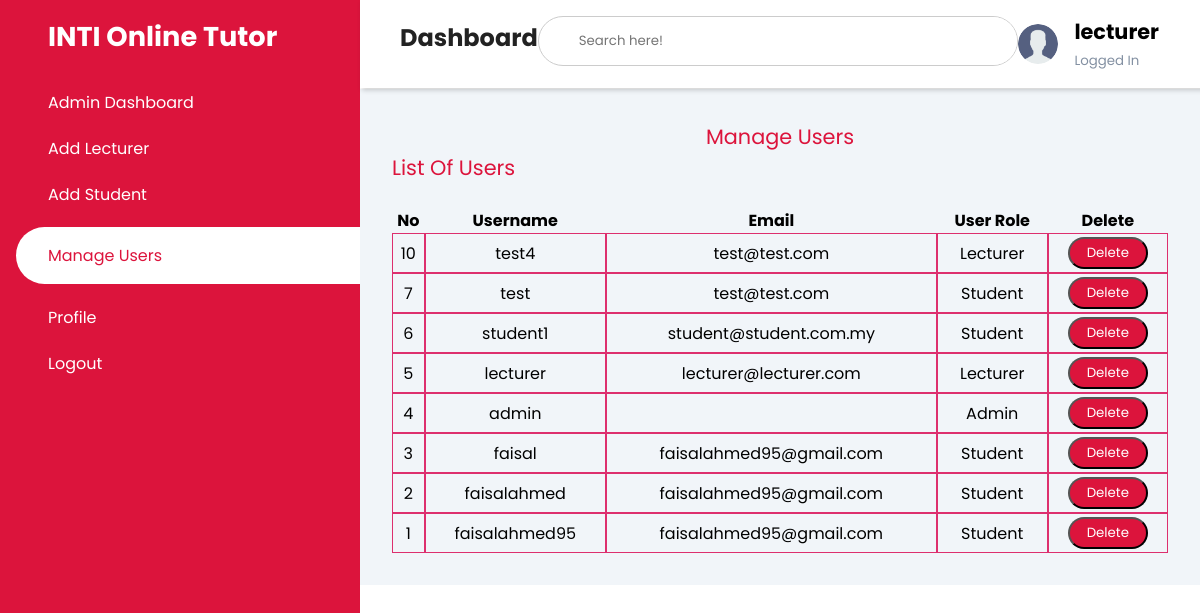
Screenshot of /manage_users/ (signed in) with the database file from the repository.
### pages/models.py (models this page shows)
class User(AbstractUser):
    is_student = models.BooleanField(default=False)
    is_lecturer = models.BooleanField(default=False)
    is_admin = models.BooleanField(default=False)

### pages/views.py (the view)
# urls.py: path('manage_users/', ManageUserView.as_view(), name='manage_users'),
class ManageUserView(LoginRequiredMixin, ListView):
    model = User
    template_name = 'dashboard/admin/manage_users.html'
    context_object_name = 'users'
    paginated_by = 10
    def get_queryset(self):
        return User.objects.order_by('-id')

### templates/dashboard/admin/manage_users.html (shortened to what this page needs)
<!DOCTYPE html>
<html lang="en">
<head>
    {% load static %}
    <link rel="stylesheet" href="https://maxst.icons8.com/vue-static/landings/line-awesome/line-awesome/1.3.0/css/line-awesome.min.css">
    <link rel="stylesheet" href="https://maxst.icons8.com/vue-static/landings/line-awesome/font-awesome-line-awesome/css/all.min.css">
    <link rel="stylesheet" href="{% static 'css/style.css' %}">
</head>
<body>
    <div class="sidebar">
        <div class="sidebar-brand">
            <h2>INTI Online Tutor</h2>
        </div>
        <div class="sidebar-menu">
            <ul>
                <li>
                    <a href="{% url 'admin_dashboard' %}"><span class="las la-home"></span>
                    <span>Admin Dashboard</span></a>
                </li>
                <li>
                    <a href="{% url 'admin_add_lecturer' %}"><span class="las la-lightbulb"></span>
                    <span>Add Lecturer</span></a>
                </li>
                <li>
                    <a href="{% url 'admin_add_student' %}"><span class="las la-graduation-cap"></span>
                    <span>Add Student</span></a>
                </li>
                <li>
                    <a href="{% url 'manage_users' %}" class="active"><span class="las la-users"></span>
                    <span>Manage Users</span></a>
                </li>
                <li>
                    <a href=""><span class="las la-fingerprint"></span>
                    <span>Profile</span></a>
                </li>
                <li>
                    <a href="{% url 'logout' %}"><span class="las la-key"></span>
                    <span>Logout</span></a>
                </li>
            </ul>
        </div>
    </div>
    <div class="main-content">
        <header>
            <div class="header-title">
                <h2>
                    <label for="">
                    <span class="las la-bars"></span>
                </label>
                    Dashboard
                </h2>
            </div>
            <div class="search-wrapper">
                <input type="search" placeholder="Search here!" />
            </div>
            <div class="user-wrapper">
                <img src="{% static 'images/user.png' %}" width="40px" height="40px" alt="">
                <div>
                    <h4>{{user.username}}</h4>
                    <small>Logged In</small>
                </div>
            </div>
        </header>
        <main>
            <div class="container-fluid">
            <div class="row">
              <div class="col-12 mb-3">
              <div class="col-12 mb-3">
                  <ol class="breadcrumb">
                      <li class="breadcrumb-item">
                          <center><legend href="#" style="color: var(--main-color); font-size: 1.3rem;">Manage Users</legend></center>
                      </li>
                  </ol>
                  <div class="card-header" style="color: var(--main-color); font-size: 1.3rem;">
                      List Of Users
                  </div><br>
                      <div class="table-responsive">
                          <table class="table table-bordered" id="dataTable" width="100%" cellspacing="0">
                              <thead>
                              <tr>
                                  <th>No</th>
                                  <th>Username</th>
                                  <th>Email</th>
                                  <th>User Role</th>
                                  <th>Delete</th>
                              </tr>
                              </thead>
                              <tbody>
                              {% if users %}
                              {% for user in users %}
                              <tr>
                                  <td>{{ user.id }}</td>
                                  <td>{{ user.username }}</td>
                                  <td>{{ user.email }}</td>
                                  <td>
                                      {% if user.is_student == True %}
                                      <p>Student</p>
                                      {% elif user.is_admin or user.is_superuser == True %}
                                      <p>Admin</p>
                                      {% else %}
                                      <p>Lecturer</p>
                                      {% endif %}
                                  </td>
                                  <td>
                                      <a href="{% url 'delete_user' user.pk %}">
                                          <button type="button" class="btn" style="color: white; background: var(--main-color); height: 2rem; width: 5rem; border-radius: 1rem;"> Delete</button></a></td>
                              </tr>
                              {% endfor %}
                              {% endif %}
                              </tbody>
                          </table>
                      </div>
              </div>
            </div>
          </div>
        </div>
        </main>
    </div>
</body>
</html>

### static/css/style.css (style rules this page uses)
:root { --main-color: #DC143C; --color-dark: #1D2231; --text-grey: #8390A2 }
* { padding: 0; margin: 0; box-sizing: border-box; list-style-type: none; text-decoration: none; font-family: 'Poppins', sans-serif; }
.sidebar { width: 360px; position: fixed; left: 0; top: 0; height: 100%; background: var(--main-color); z-index: 100; }
.sidebar-brand { height: 90px; padding: 1rem 0rem 1rem 2rem; color: #fff; }
.sidebar-brand h2 { font-size: 1.7rem; }
.sidebar-menu li { width: 100%; margin-bottom: 1.3rem; padding-left: 1rem; }
.sidebar-menu a { padding-left: 1rem; display: block; color: #fff; font-size: 1rem; text-decoration: none; }
.sidebar-menu a.active { background: #fff; padding-top: 1rem; padding-bottom: 1rem; color: var(--main-color); border-radius: 30px 0px 0px 30px; }
.sidebar-menu a span:first-child { font-size: 1rem; padding-right: 1rem; }
.main-content { margin-left: 360px; }
header { display: flex; justify-content: space-between; padding: 1rem 1.5rem; box-shadow: 2px 2px 5px rgba(0,0,0,0.2); position: fixed; left: 360px; width: calc(100% - 345px); top: 0; z-index: 100; background-color: white; }
header h2 { color: #222; font-size: 1.5rem; }
header label span { font-size: 1.7rem; padding-right: 1rem; }
.search-wrapper { border: 1px solid #ccc; border-radius: 30px; height: 50px; width: 500px; display: flex; align-items: center; overflow-x: hidden; }
.search-wrapper input { height: 100%; width: 100%; padding: .5rem; border: none; outline: none; }
.user-wrapper { display: flex; align-items: center; margin-right: 2rem; }
.user-wrapper h4 { font-size: 1.3rem; }
.user-wrapper img { border-radius: 50%; margin-right: 1rem; }
.user-wrapper small { display: inline-block; color: var(--text-grey); margin-top: 1px; }
main { margin-top:89px; padding: 2rem; background: #f1f5f9; min-height: calc(100vh -90px); }
td { text-align: center; border: 1px solid rgb(221,47,110); height: 2.5rem; margin: auto; }

### rows the page displays
User: username "lecturer", id "5", email "lecturer@lecturer.com", is_student "Lecturer"
User: id "10", username "test4", email "test@test.com", is_student "Lecturer"
User: id "7", username "test", email "test@test.com", is_student "Student"
User: id "6", username "student1", email "student@student.com.my", is_student "Student"
User: id "4", username "admin", is_student "Admin"
User: id "3", username "faisal", email "faisalahmed95@gmail.com", is_student "Student"
User: id "2", username "faisalahmed", email "faisalahmed95@gmail.com", is_student "Student"
User: id "1", username "faisalahmed95", email "faisalahmed95@gmail.com", is_student "Student"
